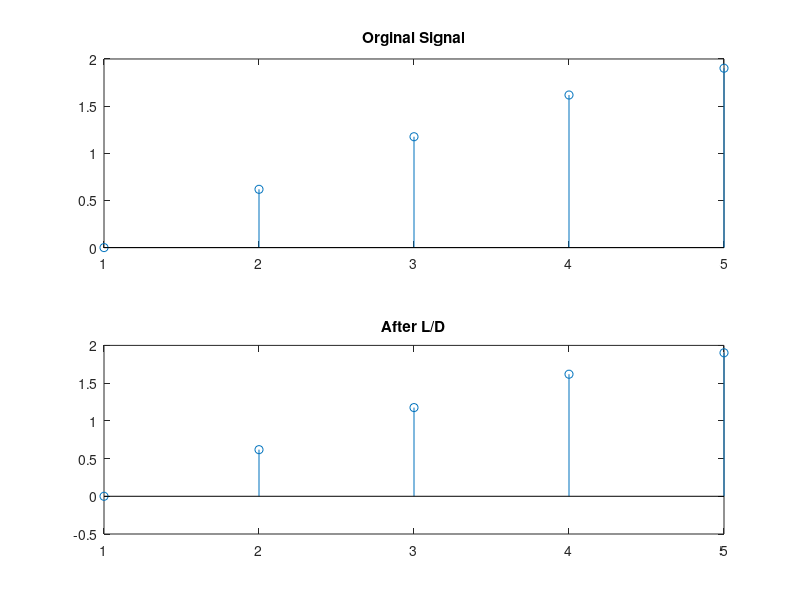

Reproduce this figure in MATLAB.
clc;
clear all;
close all;

f1 = input('Enter first frequency: ');
f2 = input('Enter second frequency: ');
D = input('Factor of D: ');
L = input('Factor of L: ');
l = input('Length: ');
l = (l-1)/100;
n = 0:0.01:l;

x = sin(2*pi*f1*n) + sin(2*pi*f2*n);

subplot(211);
stem(x); title('Orginal Signal');

y = resample(x,L,D);
subplot(212);
stem(y); title('After L/D');